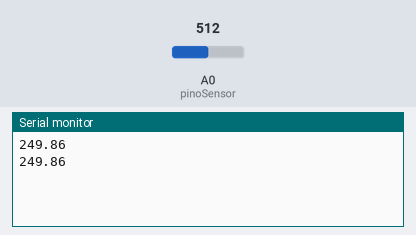
This sketch was run on a simulated Arduino Uno, built with avr-gcc and run on an emulated ATmega328P. Parts: the last lines printed to the serial monitor. Inputs (shaded band) come from the test bench; at power-on: A0 (pinoSensor) = 512.

Above: at 1.8 s.
1.9 s: A0 (pinoSensor) set to 716
At 2.4 s:
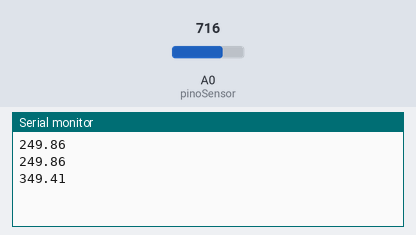
3.4 s: A0 (pinoSensor) set to 900
At 4.8 s:
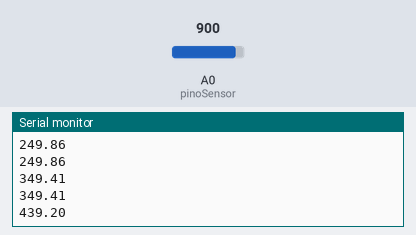
Timing chart, 0 to 6.4 s (numbered marks = the images above; inputs shaded):
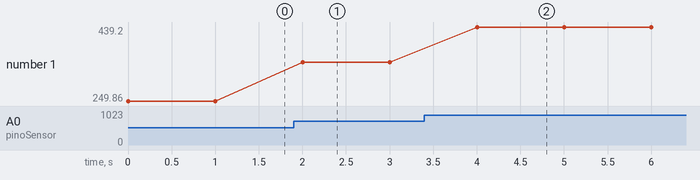

The sketch:

vartest.ino
```cpp
int pinoSensor = 0;
int valorLido = 0;
float temperatura = 0;
int linha = 0;

void setup(){
  Serial.begin(9600);
  //Serial.println("CLEARDATA");
  //Serial.println("LABEL, Temperatura, linha");
}

void loop(){
  valorLido = analogRead(pinoSensor);
  temperatura = (valorLido * 0.00488);
  temperatura = temperatura * 100;
  linha++;
  //Serial.print("DATA, TIME, ");
  Serial.println(temperatura);
  //Serial.print(",");
  //Serial.println(linha);

  if(linha > 100)
  {
    linha = 0;
    //Serial.println("ROW,SET,2");
  }
  delay(1000);
}
```

Measured:
- after the input at 1.9 s, the serial monitor: prints a new line after 0.10 s (image 1)
- after the input at 3.4 s, the serial monitor: prints a new line after 0.60 s (image 2)
- plotted number 1: 249.86 → 349.41 after the input at 1.9 s, 349.41 → 439.2 after the input at 3.4 s
